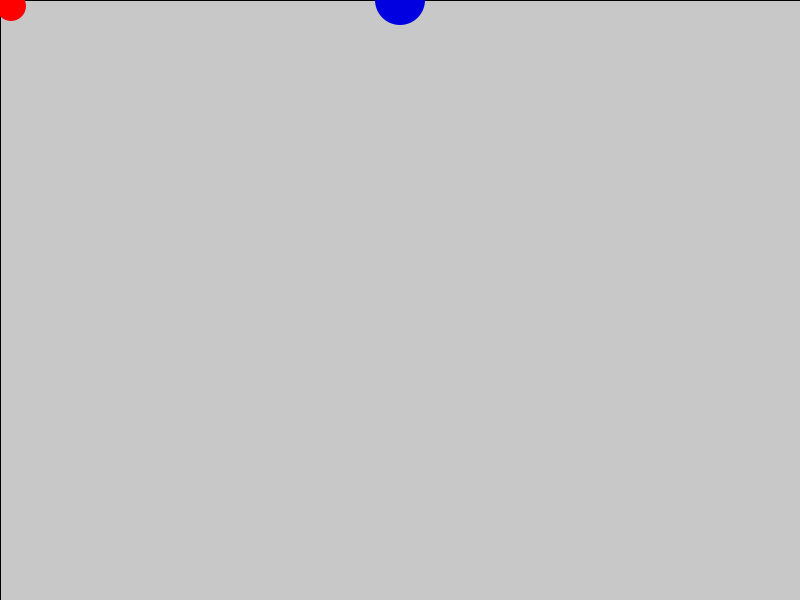
Frame 1 (no input)
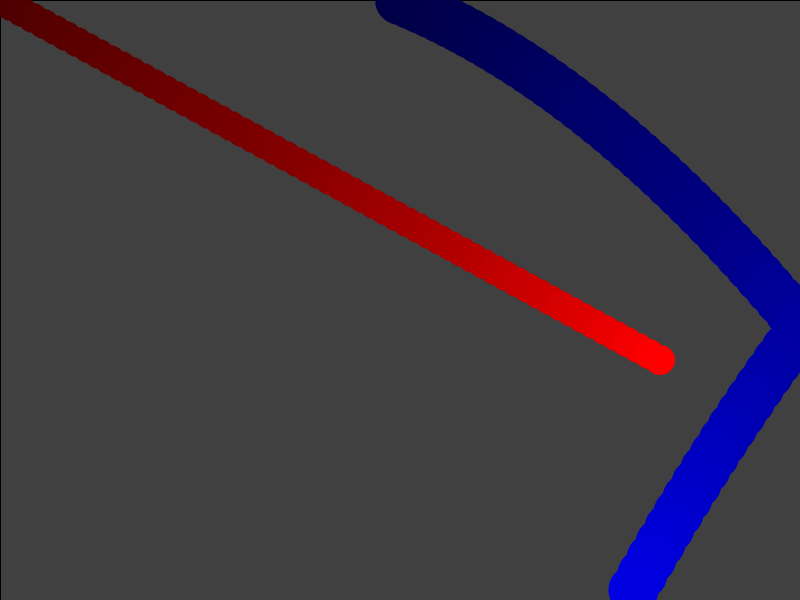
Frame 60 (the mouse pressed at the canvas centre just before this capture)
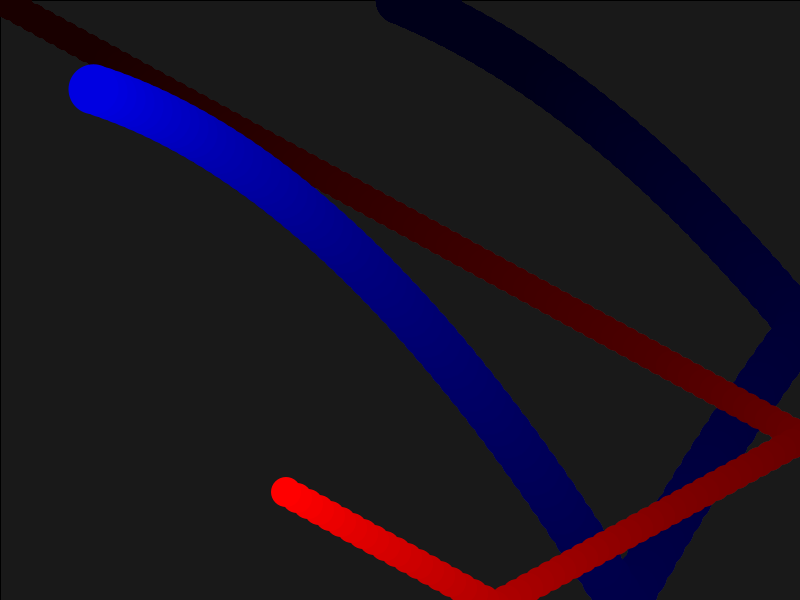
Frame 120 (the mouse held since frame 60 and released just before this capture)

The Processing sketch that drew these frames (run headless with seeded random() and noise(); from frame 60 on, the mouse is pressed at the canvas centre):

// Processing sketch: processing_80217
// ── processing_80217.pde


PVector startPosition;
PVector position;
PVector velocity;
PVector position2;

PVector gravity;

float mass1 = 50;
float mass2 = 50;
float R = -0.9;

int speedx = 11;
int speedy = 6;

void setup() {
  size(800, 600);
  frameRate(50);
  smooth();

  startPosition = new PVector();

  position = new PVector(width/2, 0);
  velocity = new PVector(5, 2);
  gravity = new PVector(0, 0.1);  // gravity goes down
  position2 = new PVector();
}

void draw() {
  
  fill(0,5);
  rect(0,0,width,height);
 // background(0);
 

  // red ball
  position2.x += speedx;
  position2.y += speedy;

  fill(255, 0, 0);
  noStroke();

  if (position2.x > width || position2.x < 0) {
    speedx = speedx * -1;
  }
  if (position2.y > height || position2.y < 0) {
    speedy = speedy * -1;
  }
  ellipse( position2.x, position2.y, 30, 30);
  
  // collision

  float distance = position.dist(position2);

  
   if (distance < 100) {
   fill(203, 0, 203);
    mass1 = 150;
    mass2 = 150;

  } 
  else {
    fill(0, 0, 225);
    mass1 = 50;
    mass2 = 50;
    
  }
  


  ellipse(position.x, position.y, mass1, mass2);

  /* Calculate the movement */
  PVector acceleration = new PVector();
  acceleration.add(gravity);

  velocity.add(acceleration);

  position.add(velocity);

  // wall 
  if (position.x > width) {
    position.x = width;
    velocity.x *= R;
  } 
  else if (position.x < 0) {
    position.x = 0;
    velocity.x *= R;
  }

  if (position.y > height) {
    position.y = height;
    velocity.y *= R;
  } 
  else if (position.y < 0) {
    position.y = 0;
    velocity.y *= R;
  }

  position.add(velocity);
}


void mousePressed() {
  startPosition.set(mouseX, mouseY, 0);
}


void mouseReleased() {
  position.set(startPosition);   // Begin where we started dragging

  PVector mouseDirection = new PVector(mouseX, mouseY);   // Calculate the shooting direction & strength
  mouseDirection.sub(startPosition);
  mouseDirection.mult(-1);   // Other way
  mouseDirection.mult(0.15);  // Scale it down

  velocity.set(mouseDirection);
}

void drawVector(PVector vec, PVector base, float len) {
  pushMatrix();
  float arrowSize = 4;
  translate(base.x, base.y);
  rotate(vec.heading2D());
  float lineLength = vec.mag() * len;
  line(0, 0, lineLength, 0);
  line(lineLength, 0, lineLength - arrowSize, arrowSize * 0.5);
  line(lineLength, 0, lineLength - arrowSize, -arrowSize * 0.5);
  popMatrix();
}
